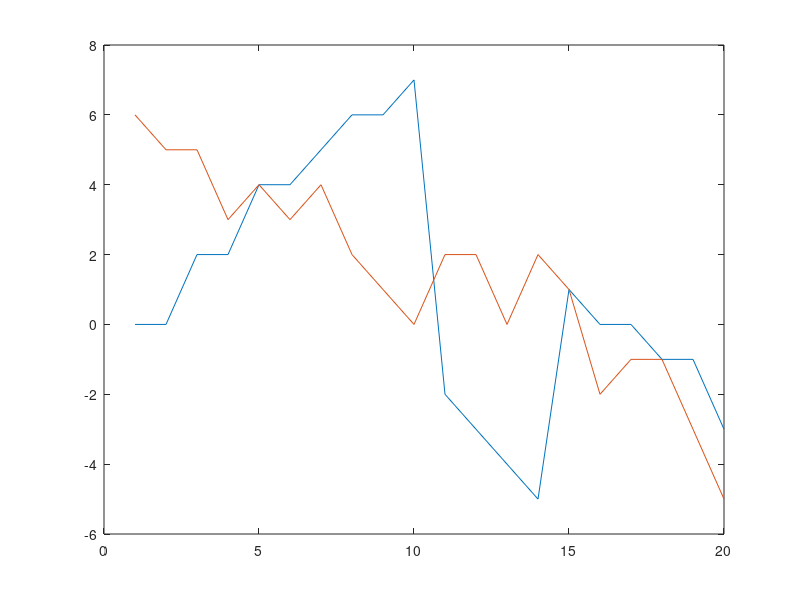

The MATLAB script that drew this image:
clear
i=[1 2 3 4 5 6 7 8 9 10 11 12 13 14 15 16 17 18 19 20];
x=[0 0 2 2 4 4 5 6 6 7 -2 -3 -4 -5 1 0 0 -1 -1 -3;6 5 5 3 4 3 4 2 1 0 2 2 0 2 1 -2 -1 -1 -3 -5];
[b,bint,r,rint,stats]=regress(i',x')
plot(i,x)